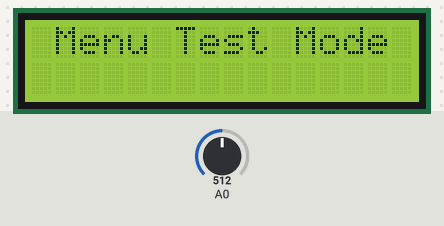
A sketch run on a simulated Arduino Uno, built with avr-gcc and run on an emulated ATmega328P. Parts: 16×2 character LCD. The inputs (shaded band) are chosen by the test bench; at power-on: A0 = 512.

Above: at 1.2 s.
1.3 s: A0 set to 409
2.8 s: A0 set to 381
At 4.0 s:
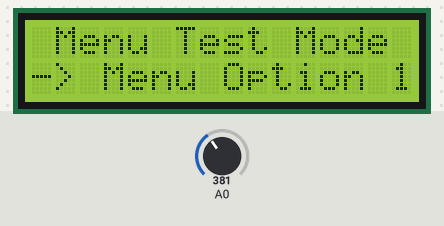
4.3 s: A0 set to 582
5.8 s: A0 set to 607
At 6.3 s:
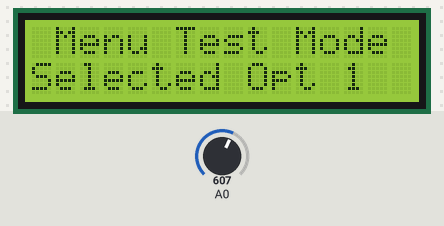
Timing chart, 0 to 8.3 s (numbered marks = the images above; inputs shaded):
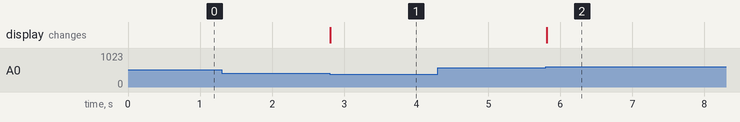

The sketch:

LCD_Menu_Test_1.ino
```cpp
#include <LiquidCrystal.h>

// Initialize the library with the numbers of the interface pins
LiquidCrystal lcd(8, 9, 4, 5, 6, 7);

//States for the menu.
int currentMenuItem = 0;
int lastState = 0;

void setup() {
   //Set the characters and column numbers.
   lcd.begin(16, 2);
   //Print default title.
   clearPrintTitle();
}

void loop() {
  //Call the main menu.
  mainMenu();
}

void mainMenu() {
  //State = 0 every loop cycle.
  int state = 0;
  //Refresh the button pressed.
  int x = analogRead (0);
  //Set the Row 0, Col 0 position.
  lcd.setCursor(0,0);

  //Check analog values from LCD Keypad Shield
  if (x < 100) {
    //Right
  } else if (x < 200) {
   //Up
    state = 1;
  } else if (x < 400){
   //Down
    state = 2;
  } else if (x < 600){
    //Left
  } else if (x < 800){
    //Select
    state = 3;
  }

  //If we are out of bounds on th menu then reset it.
  if (currentMenuItem < 0 || currentMenuItem > 4) {
   currentMenuItem = 0;
  }

   //If we have changed Index, saves re-draws.
   if (state != lastState) {
      if (state == 1) {
         //If Up
          currentMenuItem = currentMenuItem - 1;
          displayMenu(currentMenuItem);
      } else if (state == 2) {
         //If Down
          currentMenuItem = currentMenuItem + 1;
          displayMenu(currentMenuItem);
      } else if (state == 3) {
         //If Selected
         selectMenu(currentMenuItem);
      }
      //Save the last State to compare.
      lastState = state;
   }
   //Small delay
  delay(5);
}

//Display Menu Option based on Index.
void displayMenu(int x) {
     switch (x) {
      case 1:
        clearPrintTitle();
        lcd.print ("-> Menu Option 1");
        break;
      case 2:
        clearPrintTitle();
        lcd.print ("-> Menu Option 2");
        break;
       case 3:
        clearPrintTitle();
        lcd.print ("-> Menu Option 3");
        break;
      case 4:
        clearPrintTitle();
        lcd.print ("-> Menu Option 4");
        break;
    }
}

//Print a basic header on Row 1.
void clearPrintTitle() {
  lcd.clear();
  lcd.setCursor(0,0);
  lcd.print(" Menu Test Mode ");
  lcd.setCursor(0,1);
}

//Show the selection on Screen.
void selectMenu(int x) {
   switch (x) {
      case 1:
        clearPrintTitle();
        lcd.print ("Selected Opt 1");
        //Call the function that belongs to Option 1
        break;
      case 2:
        clearPrintTitle();
        lcd.print ("Selected Opt 2");
        //Call the function that belongs to Option 2
        break;
       case 3:
        clearPrintTitle();
        lcd.print ("Selected Opt 3");
        //Call the function that belongs to Option 3
        break;
      case 4:
        clearPrintTitle();
        lcd.print ("Selected Opt 4");
        //Call the function that belongs to Option 4
        break;
    }
}
```

Measured:
- the behaviour switches between 400 and 399 on A0 (found by bisection; images 0 and 1)
- the behaviour switches between 599 and 600 on A0 (found by bisection; images 1 and 2)
- after the input at 1.3 s, every drawn part: stays the same
- after the input at 2.8 s, the display: changes at once (image 1)
- after the input at 4.3 s, every drawn part: stays the same
- after the input at 5.8 s, the display: changes at once (image 2)
